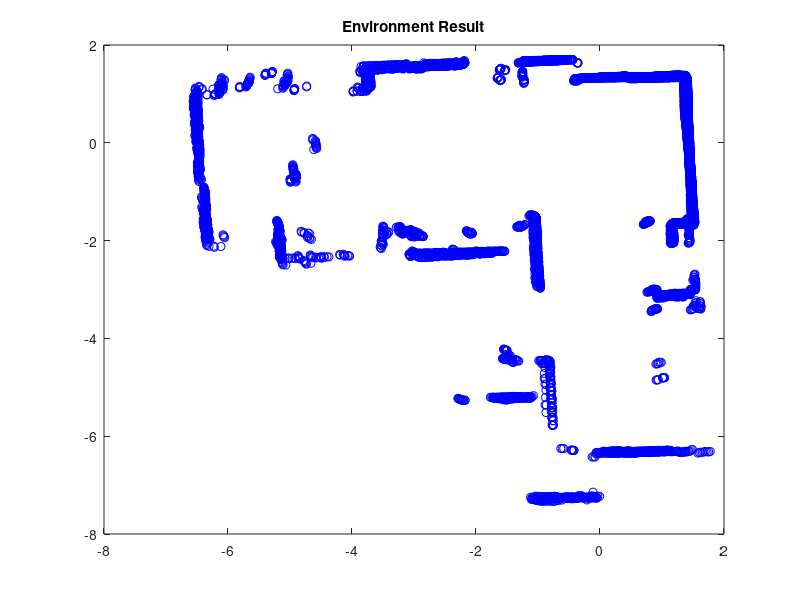

This figure's MATLAB source: (Note: this script raises an error after producing the figure.)
clc
clear all
close all

load("First_ENV.mat")
plot(Result(:,1),Result(:,2),'o','Color','b');
title('Environment Result');


%Constructing point cloud object
coord=[Result(:,1:2),zeros(size(Result(:,1)))];
ENV_PC=pointCloud(coord);
pcshow(ENV_PC)
pause()
%downsample using built-in function
ENV_down=pcdownsample(ENV_PC,"random",0.1,PreserveStructure=true);
pcshow(ENV_down)
Result=ENV_down.Location(:,1:2);
save("downsampleENV.mat","Result")






